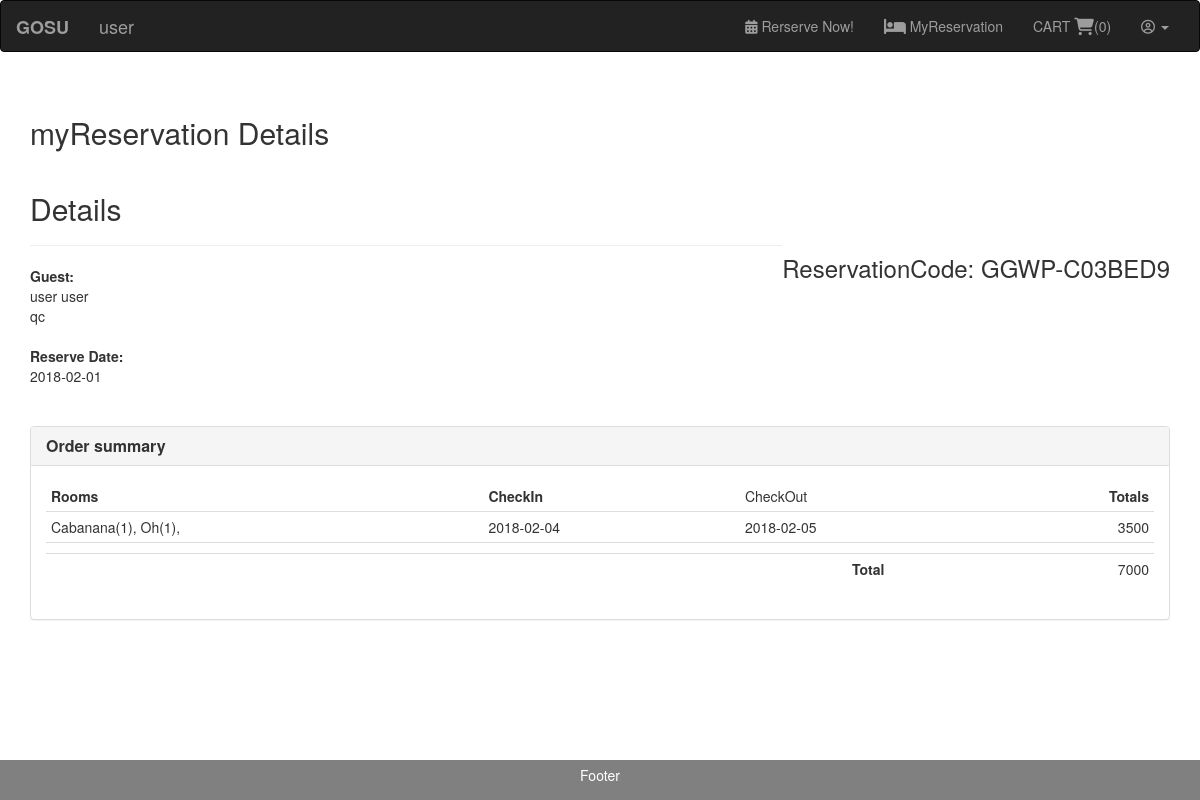
Screenshot of /reservationdetails.php?rcode=GGWP-C03BED9 (signed in) with the database file from the repository.
### tables this page shows
CREATE TABLE `users` (
  `id` int(11) NOT NULL,
  `firstname` varchar(100) DEFAULT NULL,
  `lastname` varchar(250) NOT NULL,
  `email` varchar(250) NOT NULL,
  `address` varchar(250) NOT NULL,
  `number` varchar(250) NOT NULL,
  `username` varchar(50) DEFAULT NULL,
  `password` varchar(50) DEFAULT NULL,
  `user_type` int(11) DEFAULT NULL,
  `status` int(11) NOT NULL
);

CREATE TABLE `reservation` (
  `reserveid` int(11) NOT NULL,
  `reservationcode` varchar(250) NOT NULL,
  `user_id` int(11) NOT NULL,
  `total` decimal(10,0) NOT NULL,
  `balance` decimal(10,0) NOT NULL,
  `dp` decimal(10,0) NOT NULL,
  `paymentstatus` int(11) NOT NULL,
  `checkin` date NOT NULL,
  `checkout` date NOT NULL,
  `reservationdate` date NOT NULL
);

CREATE TABLE `reservationdetails` (
  `id` int(11) NOT NULL,
  `reservationcode` varchar(250) NOT NULL,
  `user` varchar(250) NOT NULL,
  `room_id` int(11) NOT NULL,
  `checkin` date NOT NULL,
  `checkout` date NOT NULL,
  `qty` int(11) NOT NULL,
  `totalprice` decimal(10,0) NOT NULL,
  `status` varchar(250) NOT NULL
);

### reservationdetails.php (the view, shortened to what this page needs)
<?php
function displayTitle(){
	echo 'myReservation Details';
}
function displayContent() {
	require 'db/connection.php';
	$ID = $_GET['rcode'];
	$totalprice = 0;
	$sel = "SELECT * FROM reservationdetails JOIN users ON (reservationdetails.user = users.id)
	JOIN rooms ON (reservationdetails.room_id = rooms.id)
	JOIN reservation ON (reservationdetails.reservationcode = reservation.reservationcode)
	WHERE reservationdetails.reservationcode = '$ID' ORDER BY reservationdetails.reservationcode ";
		$res = mysqli_query($conn,$sel);
		$rname= "";
	while ($row = mysqli_fetch_array($res)) {
	$fname = $row['firstname'];
	$lname = $row['lastname'];
	$fullname = $fname.' '.$lname;
	$date = $row['reservationdate'];
	$rname .=  $row['name'].'('.count($rname).'), ';
	$price = $row['totalprice'];
	$totalprice += $row['totalprice'];
	$CheckIn = $row['checkin'];
	$CheckOut = $row['checkout'];
	$address = $row['address'];
	}
	echo '
    <div class="row">
        <div class="col-xs-12">
    		<div class="invoice-title">
    			<h2>Details</h2><h3 class="pull-right">ReservationCode: '.$ID.'</h3>
    		</div>
    		<hr>
    		<div class="row">
    			<div class="col-xs-6 text-left">
    				<address>
        			<strong>Guest:</strong><br>
    					'.$fullname.'<br>
    					'.$address.'
    				</address>
    			</div>
    		</div>
    		<div class="row">
    			<div class="col-xs-6 text-left">
    				<address>
    					<strong>Reserve Date:</strong><br>
    					'.$date.'<br><br>
    				</address>
    			</div>
    		</div>
    	</div>
    </div>
    <div class="row">
    	<div class="col-md-12">
    		<div class="panel panel-default">
    			<div class="panel-heading">
    				<h3 class="panel-title"><strong>Order summary</strong></h3>
    			</div>
    			<div class="panel-body">
    				<div class="table-responsive">
    					<table class="table table-condensed">
    						<thead>
                                <tr>
        							<td><strong>Rooms</strong></td>
        							<td ><strong>CheckIn</strong></td>
        							<td ><strong></strong>CheckOut</td>
        							<td class="text-right"><strong>Totals</strong></td>
                                </tr>
    						</thead>
    						<tbody>
                                <tr>
        							<td>'.$rname.'</td>
    								<td >'.$CheckIn.'</td>
    								<td >'.$CheckOut.'</td>
    								<td class="text-right">'.$price.'</td>
    							</tr>
    							<tr>
    								<td class="no-line"></td>
    								<td class="no-line"></td>
    								<td class="no-line text-center"><strong></strong></td>
    								<td class="no-line text-right"></td>
    							</tr>
    							<tr>
    								<td class="no-line"></td>
    								<td class="no-line"></td>
    								<td class="no-line text-center"><strong>Total</strong></td>
    								<td class="no-line text-right">'.$totalprice.'</td>
    							</tr>
    						</tbody>
    					</table>
    				</div>
    			</div>
    		</div>
    	</div>
    </div>
';
}
require 'template.php';
 ?>

### assets/style.css (style rules this page uses)
* { margin: 0; padding: 0; box-sizing: border-box; }

### rows the page displays
users: fullname "user user", address "qc"
reservation: reservationdate "2018-02-01", checkin "2018-02-04", checkout "2018-02-05"
reservationdetails: totalprice "3500"

### other values shown
$firstname "user"
$ID "GGWP-C03BED9"
$rname "Cabanana(1), Oh(1),"
$totalprice "7000"
